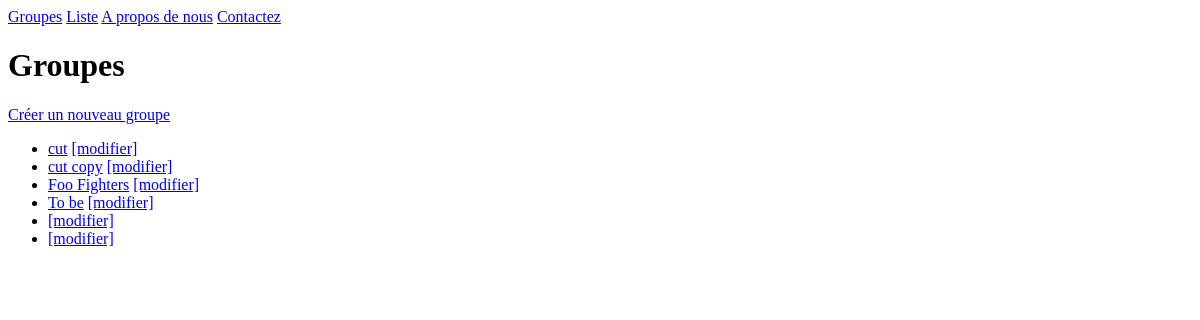
The page /bands/ on the database as committed earlier.
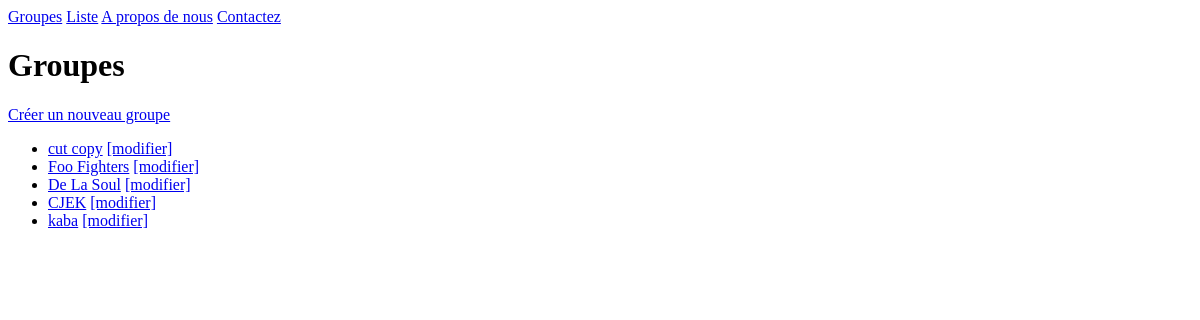
The same page on the database as committed later.
### listings/models.py (models this page shows, shortened)
class Band(models.Model):
    class Genre(models.TextChoices):
        HIP_HOP = 'HH'
        SYNTH_POP = 'SP'
        ALTERNATIVE_ROCK = 'AR'
    name = models.fields.CharField(max_length=100)
    genre = models.fields.CharField(choices=Genre.choices, max_length=5)
    biography = models.fields.CharField(max_length=1000)
    year_formed = models.fields.IntegerField(
    validators=[MinValueValidator(1900), MaxValueValidator(2021)]
    )
    active = models.fields.BooleanField(default=True)
    official_homepage = models.fields.URLField(null=True, blank=True)
    like_new = models.fields.BooleanField(default=False)

### listings/views.py (the view)
# urls.py: path('bands/',views.band_list,name='band-list'),
def band_list(request):  # renommer la fonction de vue
   bands = Band.objects.all()
   return render(request,
    'listings/band_list.html',  # pointe vers le nouveau nom de modèle
    {'bands': bands})

### listings/templates/listings/band_list.html
{% extends 'listings/base.html' %}
{% block content %}
<h1>Groupes</h1>
 <a href="{% url 'band-create' %}">Créer un nouveau groupe</a>
<ul>
 {% for band in bands %}
  <li>
    <a href="{% url 'band-detail' band.id %}">{{ band.name }}</a>
    <a href="{% url 'band-change' band.id %}">[modifier]</a>
 </li>
 {% endfor %}
</ul>
{% endblock %}

Rows that differ between the two databases and show on the page:
removed Band: name "cut"
changed Band: name "To be" → "De La Soul"
added Band: name "CJEK"
added Band: name "kaba"
